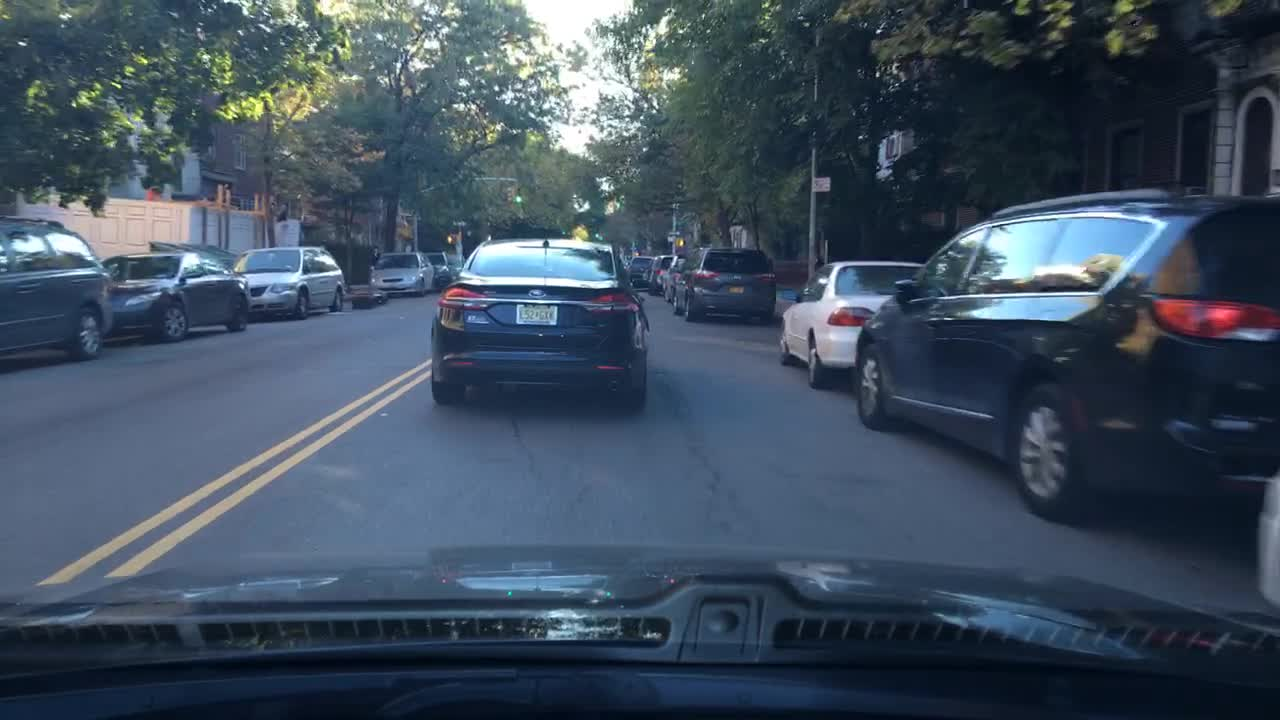
#> input picture inference/images/0ace96c3-48481887.jpg, 1280 x 720 px
$ python -i augmentations.py   (imports and definitions only)
#> lines starting #> are read from the running program, lines starting #| are printed output that depends on the picture
#> further down, picture is the input picture: shape (720, 1280, 3); mean B, G, R 94.3, 78, 62.7
# -*- coding: utf-8 -*-

import numpy as np
import cv2
import random
import math
from ..config import cfg


def augment_hsv(img, hgain=0.5, sgain=0.5, vgain=0.5):
    """change color hue, saturation, value"""
#> called with hgain = 0.5, sgain = 0.5, vgain = 0.5
    r = np.random.uniform(-1, 1, 3) * [hgain, sgain, vgain] + 1  # random gains
    hue, sat, val = cv2.split(cv2.cvtColor(img, cv2.COLOR_BGR2HSV))
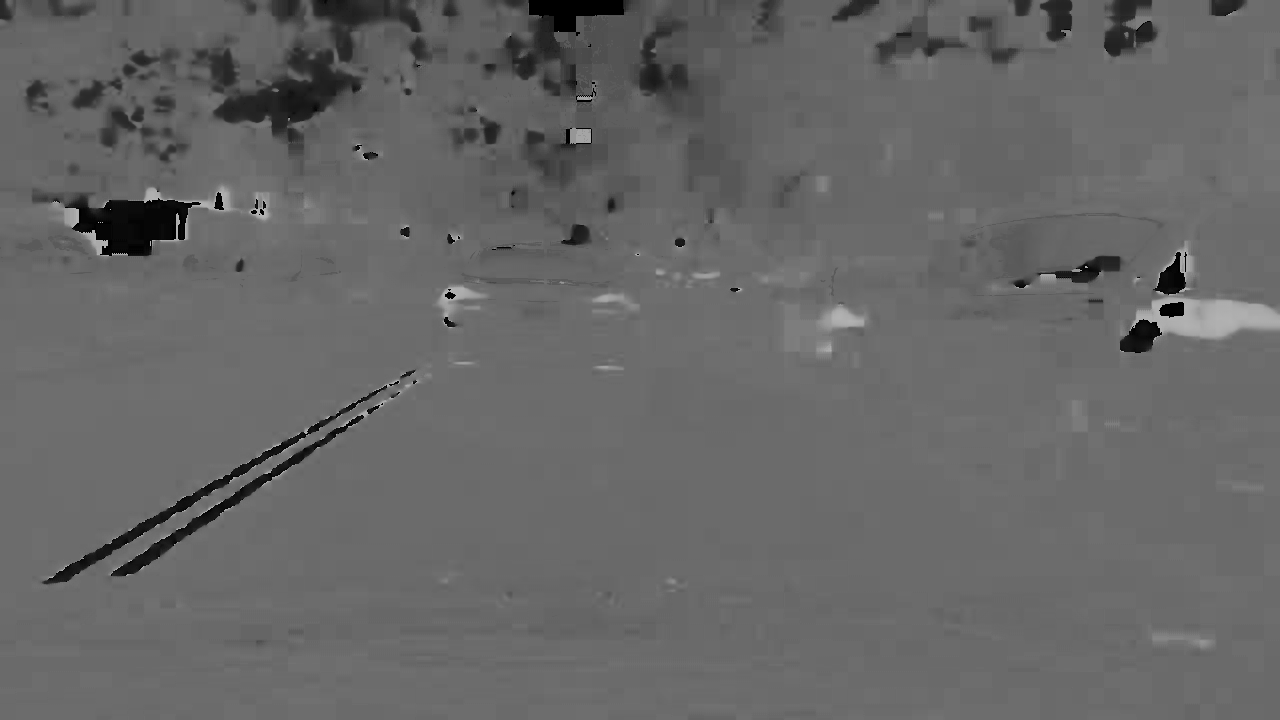
#> hue: shape (720, 1280); min 0, max 179, mean 102.3
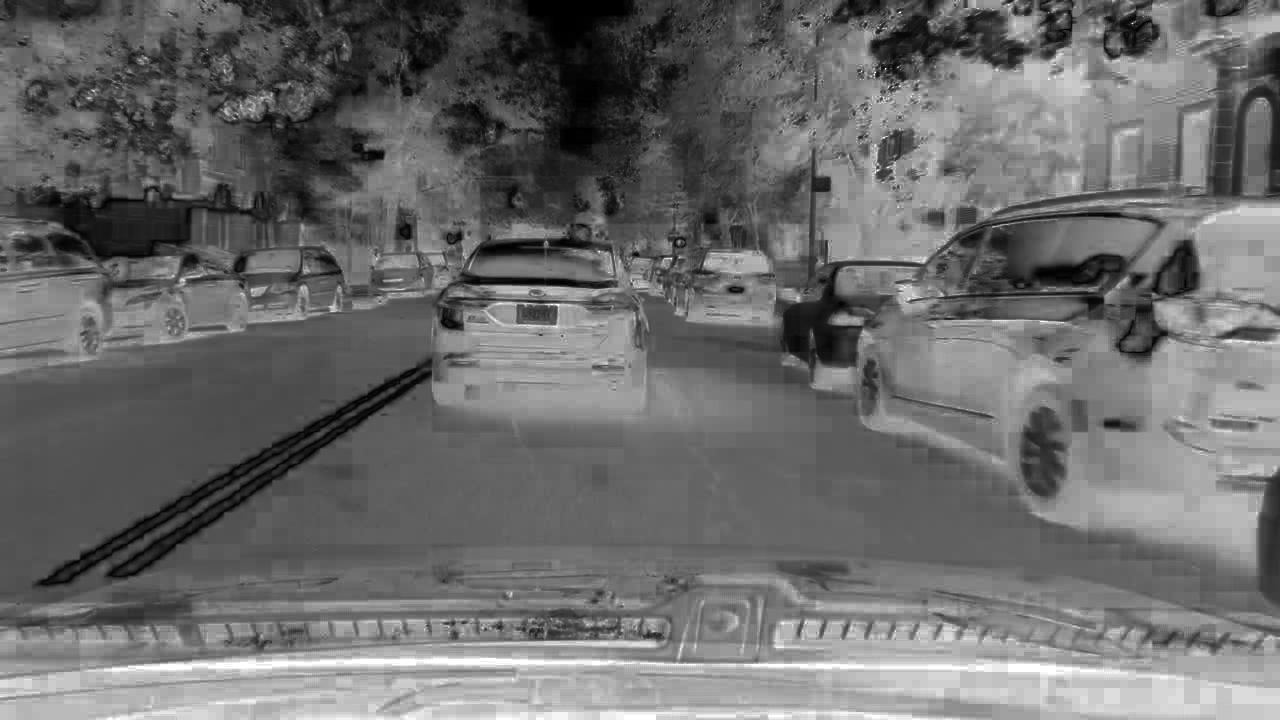
#> sat: shape (720, 1280); min 0, max 255, mean 107.9
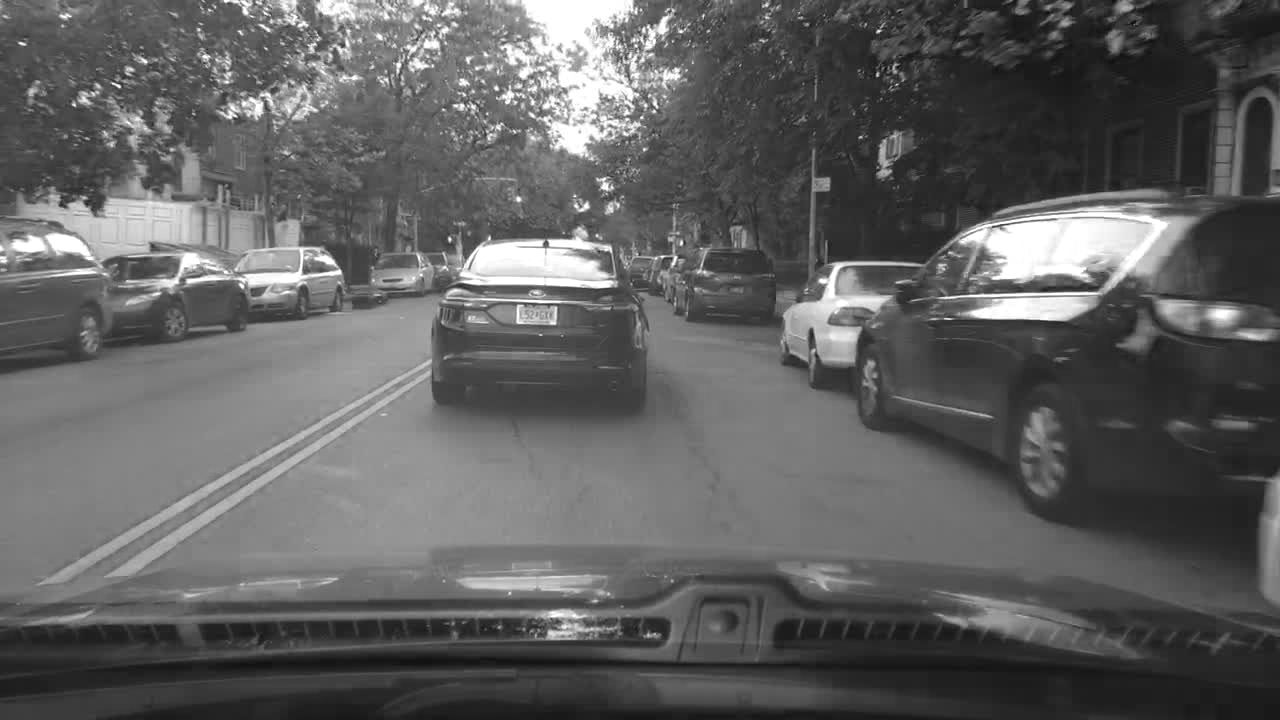
#> val: shape (720, 1280); min 4, max 255, mean 95.9
    dtype = img.dtype  # uint8

    x = np.arange(0, 256, dtype=np.int16)
    lut_hue = ((x * r[0]) % 180).astype(dtype)
    lut_sat = np.clip(x * r[1], 0, 255).astype(dtype)
#> lut_sat = 256 values from 0 to 255
    lut_val = np.clip(x * r[2], 0, 255).astype(dtype)
#> lut_val = 256 values from 0 to 255
    '''
    cv2.LUT()是OpenCV中的一个函数，用于执行查找表转换，它将输入图像中的每个像素的值转换为输出图像中的像素值。
    这个函数主要的作用是将输入图像中的每个像素值与查找表（也称为LUT）中的相应值进行匹配，然后将结果映射到输出图像中。

    cv2.LUT()函数通常用于图像增强，比如调整对比度、明暗度等。它可以通过查找表中定制的映射，将输入图像像素的灰度级
    调整为更适合我们的观察或后续处理的灰度级。 查找表是一种映射表，将来自输入图像的像素值映射到输出图像中的值，以
    用于颜色空间转换和图像增强等操作。
    '''
    img_hsv = cv2.merge((cv2.LUT(hue, lut_hue), cv2.LUT(sat, lut_sat), cv2.LUT(val, lut_val))).astype(dtype)
#> img_hsv: shape (720, 1280, 3); mean H, S, V 106.3, 130.2, 104.7
    cv2.cvtColor(img_hsv, cv2.COLOR_HSV2BGR, dst=img)  # no return needed

    # Histogram equalization
    # if random.random() < 0.2:
    #     for i in range(3):
    #         img[:, :, i] = cv2.equalizeHist(img[:, :, i])


# [237 lines left out: functions random_perspective, cutout, letterbox, letterbox_for_img, _box_candidates, not called in this run]

>>> import cv2
>>> picture = cv2.imread('../../inference/images/0ace96c3-48481887.jpg')
>>> result = augment_hsv(picture)

$ run again, on inference/images/7dd9ef45-f197db95.jpg
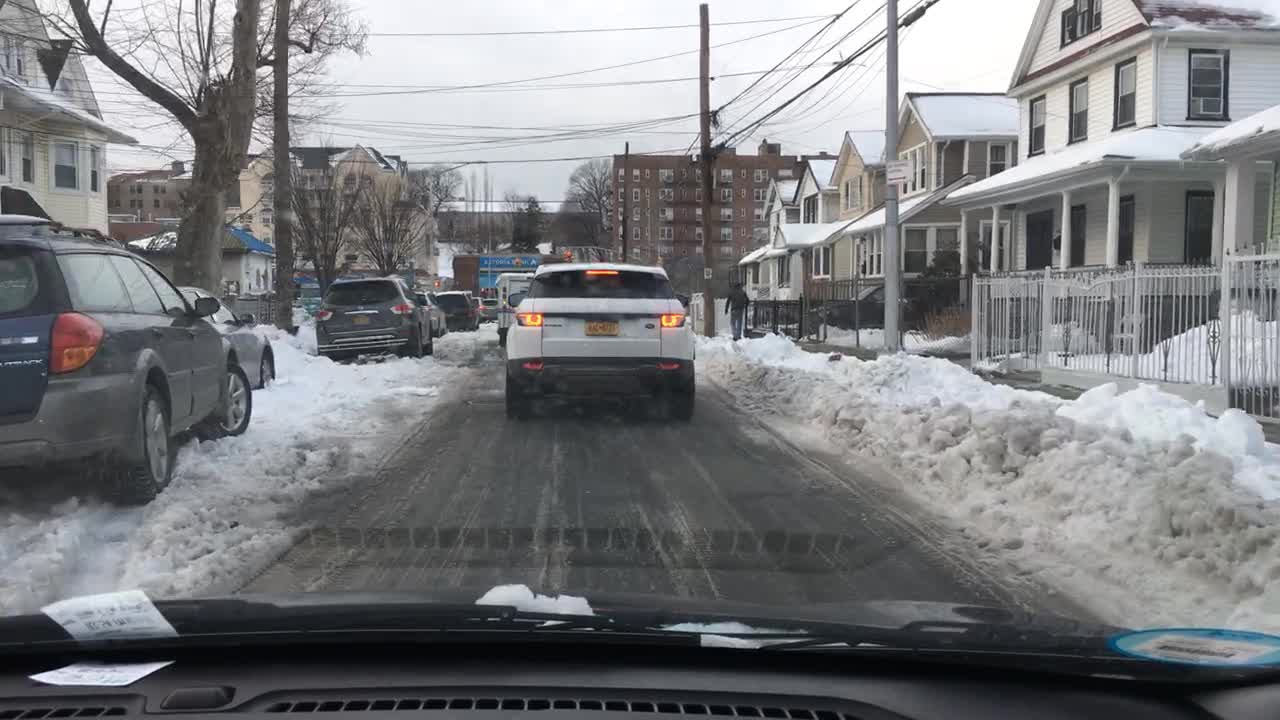
#> input picture inference/images/7dd9ef45-f197db95.jpg, 1280 x 720 px
#> picture is the input picture: shape (720, 1280, 3); mean B, G, R 127.4, 124.7, 123.7
#> in augment_hsv, `hue, sat, val = cv2.split(cv2.cvtColor(img, cv2.COLOR_BGR2HSV))`:
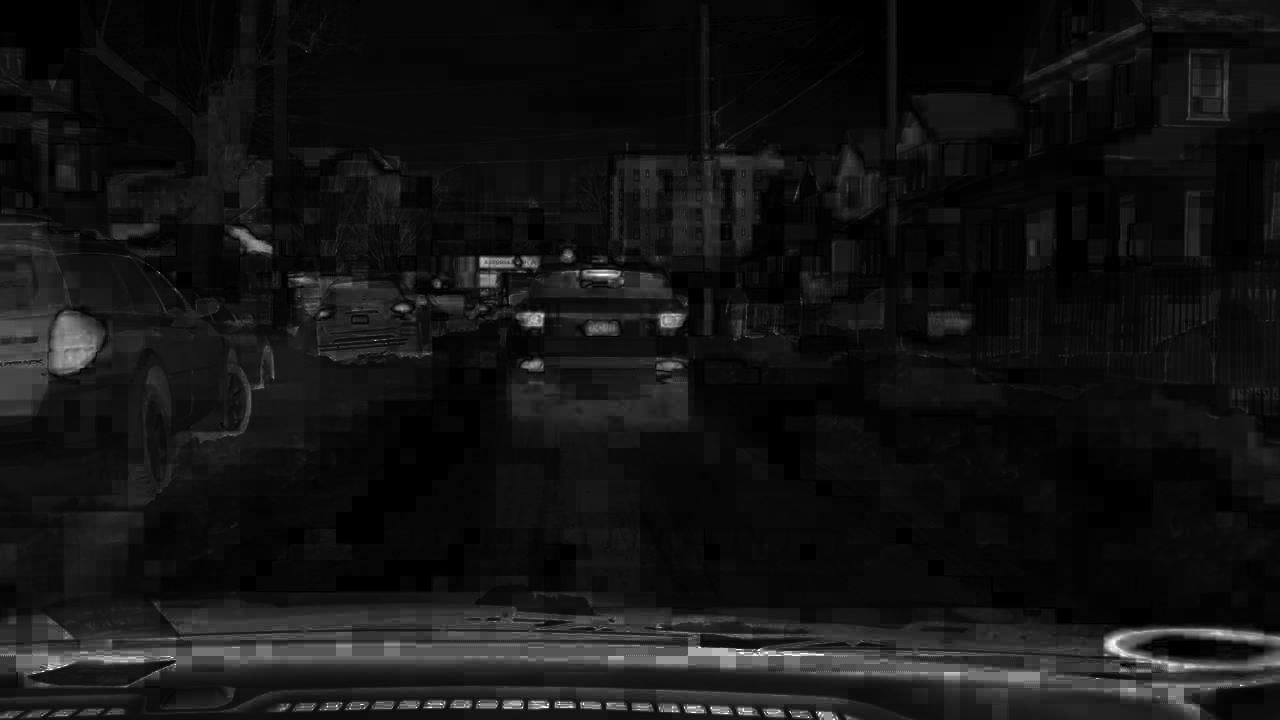
#> sat: shape (720, 1280); min 0, max 255, mean 19.5
#> img_hsv: shape (720, 1280, 3); mean H, S, V 91, 23.2, 140.1
#> in augment_hsv, `cv2.cvtColor(img_hsv, cv2.COLOR_HSV2BGR, dst=img)`:
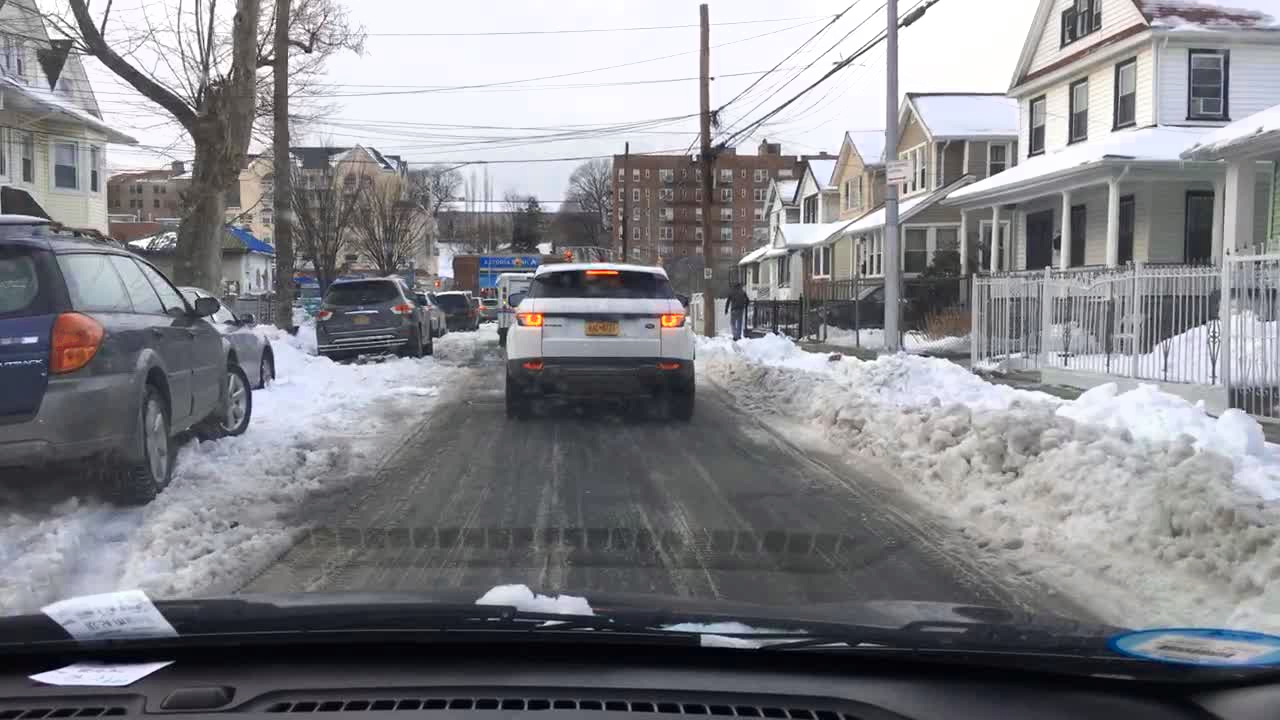
#> img: shape (720, 1280, 3); mean B, G, R 138, 133.3, 133.1

$ run again, on inference/images/8e1c1ab0-a8b92173.jpg
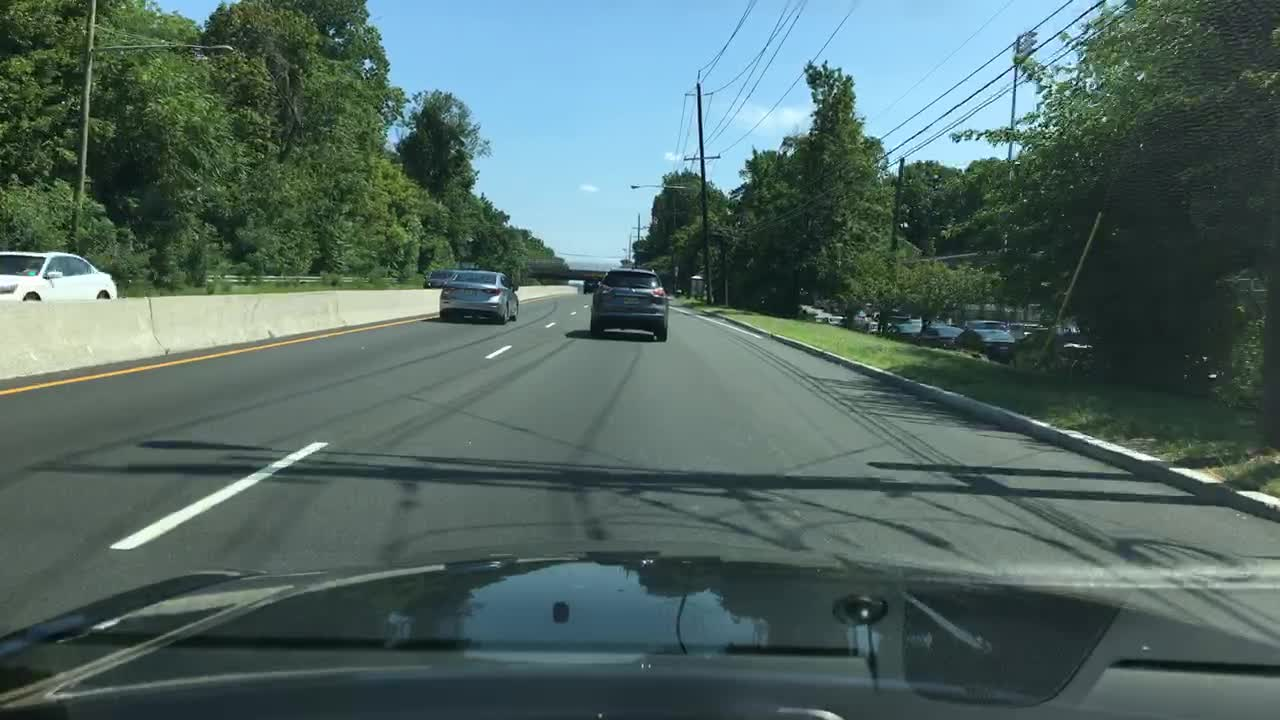
#> input picture inference/images/8e1c1ab0-a8b92173.jpg, 1280 x 720 px
#> picture is the input picture: shape (720, 1280, 3); mean B, G, R 99.1, 103.5, 81.3
#> in augment_hsv, `hue, sat, val = cv2.split(cv2.cvtColor(img, cv2.COLOR_BGR2HSV))`:
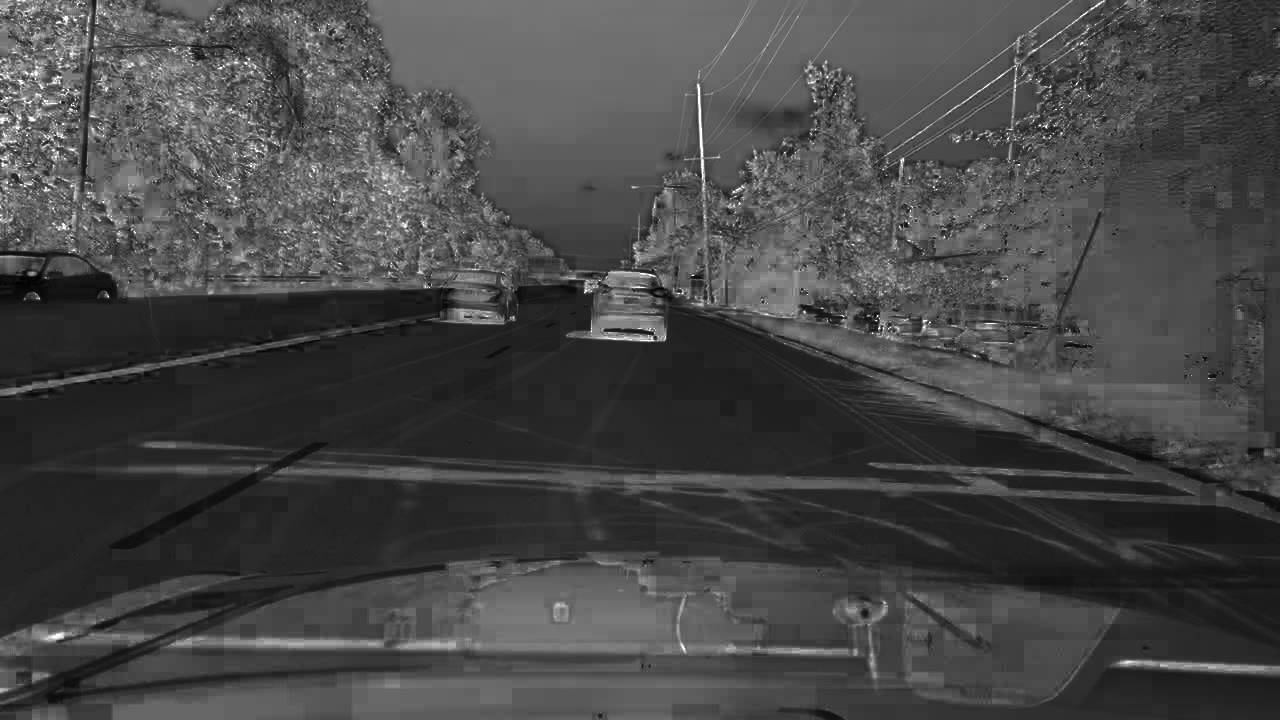
#> sat: shape (720, 1280); min 0, max 255, mean 71
#> img_hsv: shape (720, 1280, 3); mean H, S, V 81.2, 85.7, 117.4
#> in augment_hsv, `cv2.cvtColor(img_hsv, cv2.COLOR_HSV2BGR, dst=img)`:
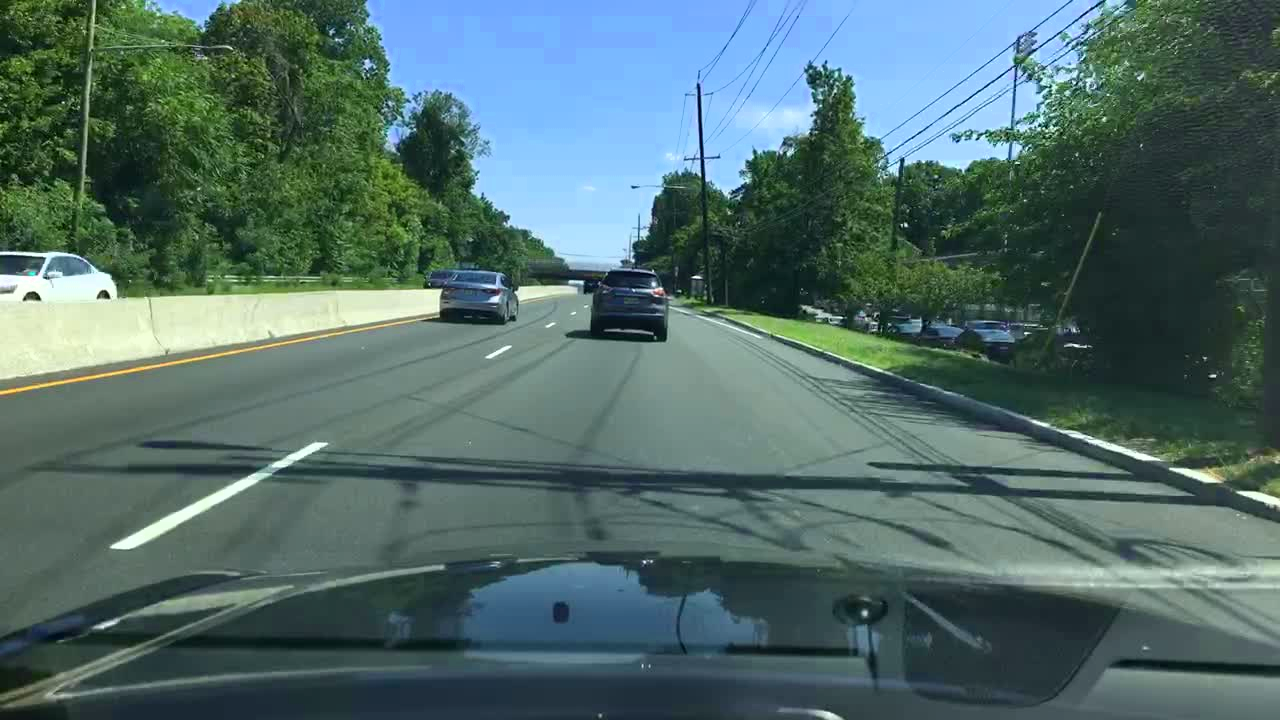
#> img: shape (720, 1280, 3); mean B, G, R 106, 108.3, 81.3
